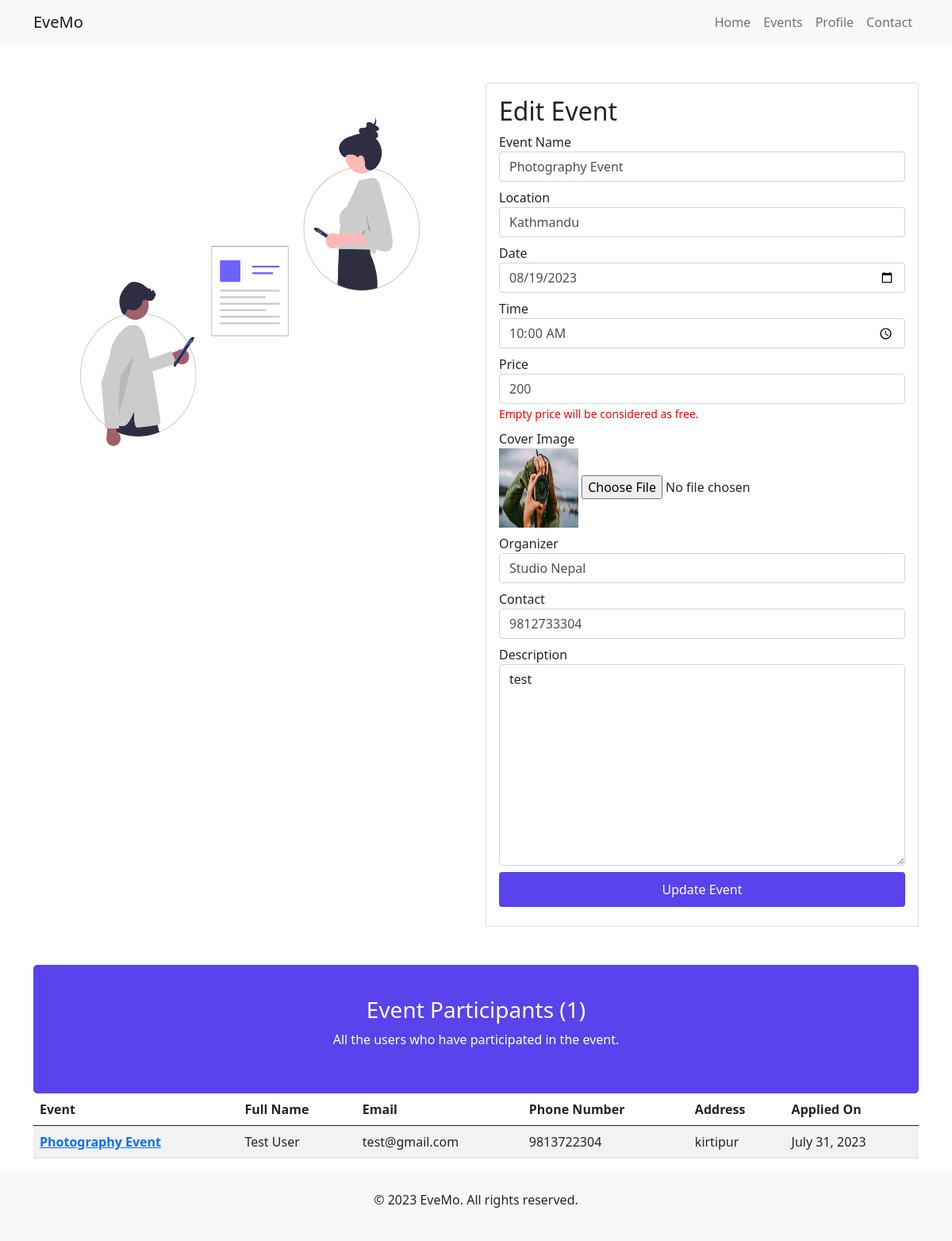
The page /events/edit/3/ (signed in) on the database as committed earlier.
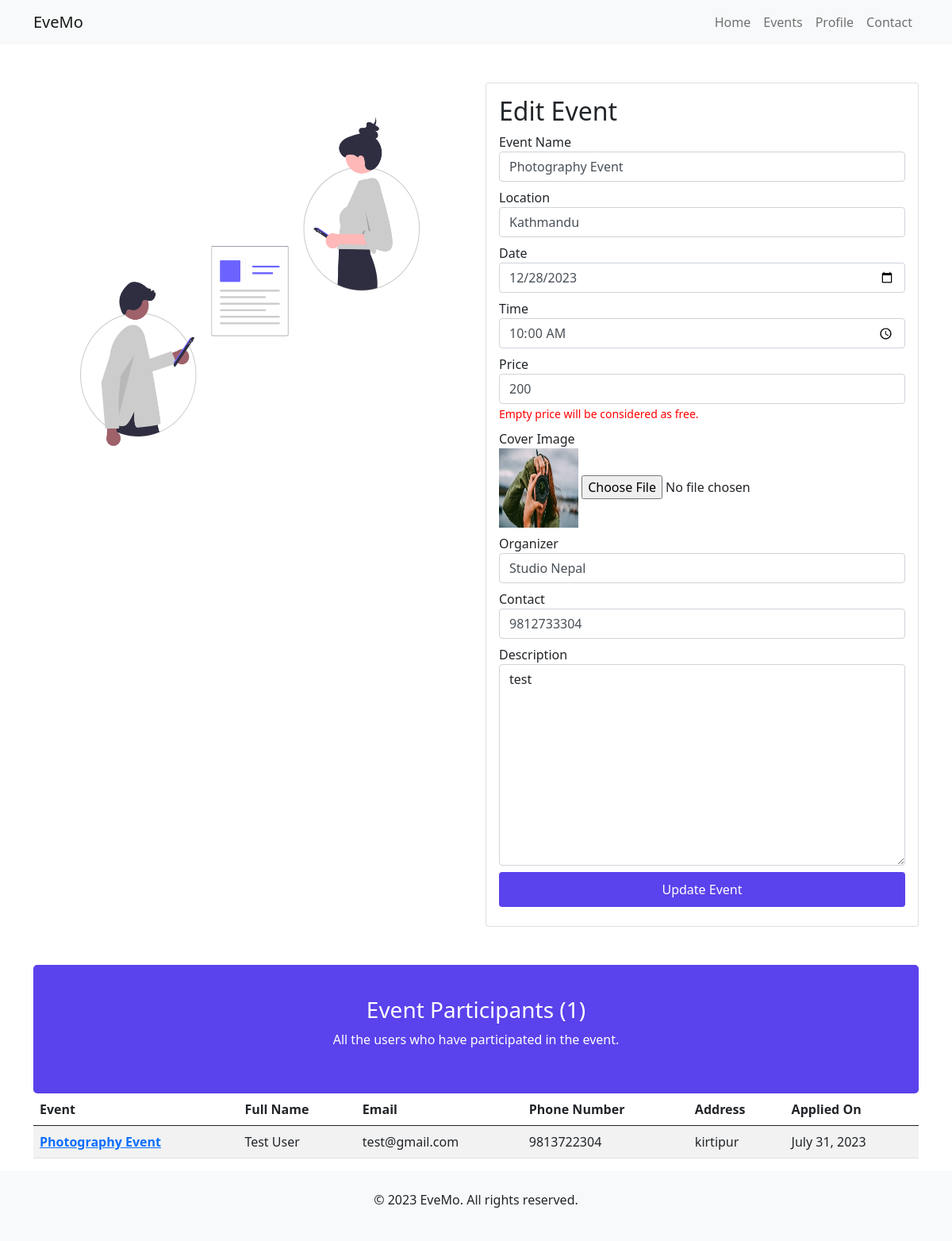
The same page on the database as committed later.
### events/models.py (models this page shows, shortened)
class Event(models.Model):
    name = models.CharField(max_length=250)
    location = models.CharField(max_length=250,blank=True,null=True)
    date = models.DateField()
    time = models.TimeField()
    phone_number = models.CharField(max_length=10)
    price = models.PositiveIntegerField(default=0)
    organizer = models.CharField(max_length=250)
    cover = models.ImageField(upload_to='events/')
    description = models.TextField()
    featured = models.BooleanField(default=False)
    user = models.ForeignKey(User,related_name='events',on_delete=models.CASCADE)
    approved = models.BooleanField(default=False)
    timestamp = models.DateTimeField(auto_now_add=True)
    class Meta:
        ordering = ['-id',]
    @property
    def get_absolute_url(self):
        return reverse('event-detail',args=[self.pk])

### events/views.py (the view, shortened to what this page needs)
# urls.py: path('events/edit/<int:pk>/',edit_event,name='edit-event'),
def edit_event(request,pk):
    event = get_object_or_404(Event.objects.all(),pk=pk)
    user = request.user
    if user != event.user:
        return redirect("events-list")
    applications = event.applications.all()
    total = applications.count()
    context = {
        "event":event,
        "applications":applications,
        "total":total
    }
    return render(request,'events/edit.html',context=context)

### templates/events/edit.html (shortened to what the changed rows need)
{% extends 'base.html' %}
{% load static %}
{% block content %}
<div class="container box-lg">
    <div class="row">
        <div class="col-md-6">
            <div class="card" style="padding: 1em;">
                <form action="{% url 'edit-event' event.pk %}" method="post" enctype="multipart/form-data">
                    <h2>Edit Event</h2>
                <div class="input-box">
                    <label for="">Event Name</label>
                <input type="text" class="form-input" value="{{event.name}}" placeholder="Event Name" name="name" required>
                </div>
                <div class="input-box">
                    <label for="">Location</label>
                <input type="text" class="form-input" placeholder="Kuleshwor,Kathmandu.." name="location" value="{{event.location}}" required>
                </div>
                <div class="input-box">
                    <label for="">Date</label>
                <input type="date" value="{{event.date|date:'Y-m-d'}}" class="form-input" name="date" placeholder="Date" required>
                </div>
                <div class="input-box">
                    <label for="">Time</label>
                <input type="time" value="{{event.time|time:'h:i:s'}}" class="form-input" name="time" placeholder="Time" required>
                </div>
                <div class="input-box">
                    <label for="">Price</label>
                <input type="number" class="form-input" value="{{event.price}}" name="price" placeholder="Price" required >
                <small style="color: red;"> Empty price will be considered as free. </small>
                </div>
                <div class="input-box">
                  <label for="">Cover Image</label> <br>
                  {%if event.cover%}
                    <img src="{{event.cover.url}}" alt="" srcset="" width="100" height="100">
                    {%endif%}
              <input type="file" accept="image/*" name="cover" required>
              </div>
                <div class="input-box">
                    <label for="">Organizer</label>
                <input type="text" class="form-input" value="{{event.organizer}}" name="organizer" placeholder="Organizer" required>
                </div>
                <div class="input-box">
                    <label for="">Contact</label>
                <input type="tel" class="form-input" name="phone_number" placeholder="98xxxxxxxx" value="{{event.phone_number}}" required>
                </div>
                <div class="input-box">
                    <label for="">Description</label>
                    <textarea class="form-control" id="" cols="30" rows="10" name="description">{{event.description}}</textarea>
                </div>
                </form>
            </div>
        </div>
    </div>
  </div>
  <div class="container">
    <table class="table table-striped">
        <thead>
          <tr>
            <th scope="col">Event</th>
            <th scope="col">Full Name</th>
            <th scope="col">Email</th>
            <th scope="col">Phone Number</th>
            <th scope="col">Address</th>
            <th scope="col">Applied On</th>
          </tr>
        </thead>
        <tbody>
        {% for application in applications %}
          <tr>
            <th scope="row">
                <a href="{{application.event.get_absolute_url}}">{{application.event.name}}</a>
            </th>
          </tr>
        {% endfor %}
        </tbody>
      </table>
  </div>
{% endblock content %}

Rows that differ between the two databases and show on the page:
changed Event "Photography Event": date "08/19/2023" → "12/28/2023"
